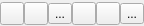
<?xml version="1.0" encoding="UTF-8"?>
<ui version="4.0">
 <class>mqLightControlsWidget</class>
 <widget class="QWidget" name="mqLightControlsWidget">
  <property name="geometry">
   <rect>
    <x>0</x>
    <y>0</y>
    <width>142</width>
    <height>26</height>
   </rect>
  </property>
  <property name="sizePolicy">
   <sizepolicy hsizetype="Fixed" vsizetype="Fixed">
    <horstretch>0</horstretch>
    <verstretch>0</verstretch>
   </sizepolicy>
  </property>
  <property name="windowTitle">
   <string>Form</string>
  </property>
  <layout class="QVBoxLayout" name="mainLayout">
   <property name="spacing">
    <number>0</number>
   </property>
   <property name="leftMargin">
    <number>0</number>
   </property>
   <property name="topMargin">
    <number>0</number>
   </property>
   <property name="rightMargin">
    <number>0</number>
   </property>
   <property name="bottomMargin">
    <number>0</number>
   </property>
   <item>
    <layout class="QVBoxLayout" name="verticalLayout" stretch="0">
     <property name="spacing">
      <number>0</number>
     </property>
     <property name="topMargin">
      <number>1</number>
     </property>
     <property name="bottomMargin">
      <number>0</number>
     </property>
     <item>
      <layout class="QHBoxLayout" name="horizontalLayout">
       <property name="spacing">
        <number>0</number>
       </property>
       <item>
        <widget class="QToolButton" name="FrontLight">
         <property name="toolTip">
          <string>Lightning: from front side</string>
         </property>
         <property name="text">
          <string/>
         </property>
         <property name="icon">
          <iconset resource="../Icons/icons.qrc">
           <normaloff>:/Icons/light_front.png</normaloff>:/Icons/light_front.png</iconset>
         </property>
         <property name="checkable">
          <bool>false</bool>
         </property>
         <property name="checked">
          <bool>false</bool>
         </property>
        </widget>
       </item>
       <item>
        <widget class="QToolButton" name="BackLight">
         <property name="toolTip">
          <string>Lightning: from back side</string>
         </property>
         <property name="text">
          <string/>
         </property>
         <property name="icon">
          <iconset resource="../Icons/icons.qrc">
           <normaloff>:/Icons/light_back.png</normaloff>:/Icons/light_back.png</iconset>
         </property>
         <property name="checkable">
          <bool>false</bool>
         </property>
        </widget>
       </item>
       <item>
        <widget class="QToolButton" name="RightLight">
         <property name="toolTip">
          <string>Lightning: from right side</string>
         </property>
         <property name="text">
          <string>...</string>
         </property>
         <property name="icon">
          <iconset resource="../Icons/icons.qrc">
           <normaloff>:/Icons/light_right.png</normaloff>:/Icons/light_right.png</iconset>
         </property>
         <property name="checkable">
          <bool>false</bool>
         </property>
        </widget>
       </item>
       <item>
        <widget class="QToolButton" name="LeftLight">
         <property name="toolTip">
          <string>Lightning: from left side</string>
         </property>
         <property name="text">
          <string/>
         </property>
         <property name="icon">
          <iconset resource="../Icons/icons.qrc">
           <normaloff>:/Icons/light_left.png</normaloff>
           <normalon>:/Icons/light_left.png</normalon>:/Icons/light_left.png</iconset>
         </property>
         <property name="checkable">
          <bool>false</bool>
         </property>
         <property name="checked">
          <bool>false</bool>
         </property>
        </widget>
       </item>
       <item>
        <widget class="QToolButton" name="AboveLight">
         <property name="toolTip">
          <string>Lightning: from above</string>
         </property>
         <property name="text">
          <string/>
         </property>
         <property name="icon">
          <iconset resource="../Icons/icons.qrc">
           <normaloff>:/Icons/light_above.png</normaloff>
           <normalon>:/Icons/light_above.png</normalon>:/Icons/light_above.png</iconset>
         </property>
         <property name="checkable">
          <bool>false</bool>
         </property>
         <property name="checked">
          <bool>false</bool>
         </property>
        </widget>
       </item>
       <item>
        <widget class="QToolButton" name="BelowLight">
         <property name="toolTip">
          <string>Lightning: from below</string>
         </property>
         <property name="text">
          <string>...</string>
         </property>
         <property name="icon">
          <iconset>
           <normalon>:/Icons/light_below.png</normalon>
          </iconset>
         </property>
        </widget>
       </item>
      </layout>
     </item>
    </layout>
   </item>
  </layout>
 </widget>
 <resources>
  <include location="../Icons/icons.qrc"/>
 </resources>
 <connections/>
</ui>
